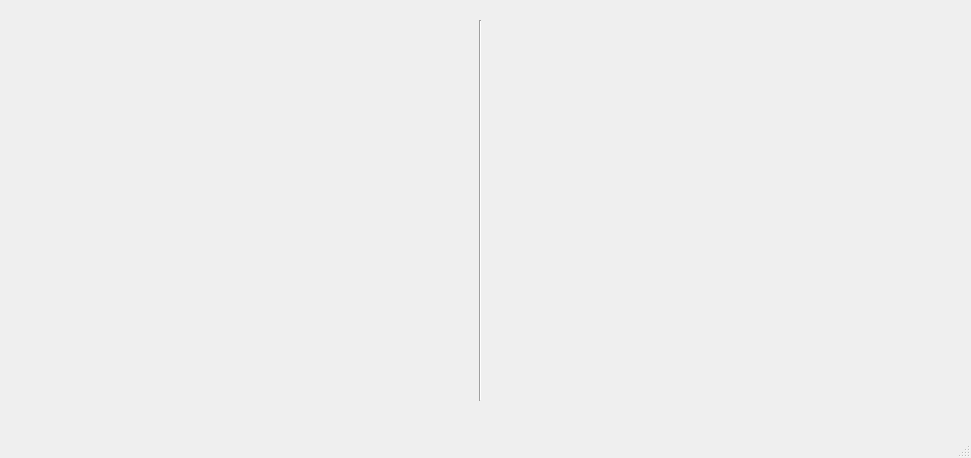
<?xml version="1.0" encoding="UTF-8"?>
<ui version="4.0">
 <class>MainWindow</class>
 <widget class="QMainWindow" name="MainWindow">
  <property name="geometry">
   <rect>
    <x>0</x>
    <y>0</y>
    <width>971</width>
    <height>458</height>
   </rect>
  </property>
  <property name="windowTitle">
   <string>MainWindow</string>
  </property>
  <widget class="QWidget" name="centralwidget">
   <widget class="Line" name="line">
    <property name="geometry">
     <rect>
      <x>470</x>
      <y>20</y>
      <width>20</width>
      <height>381</height>
     </rect>
    </property>
    <property name="orientation">
     <enum>Qt::Vertical</enum>
    </property>
   </widget>
  </widget>
  <widget class="QMenuBar" name="menubar">
   <property name="geometry">
    <rect>
     <x>0</x>
     <y>0</y>
     <width>971</width>
     <height>21</height>
    </rect>
   </property>
  </widget>
  <widget class="QStatusBar" name="statusbar"/>
 </widget>
 <resources/>
 <connections/>
</ui>
